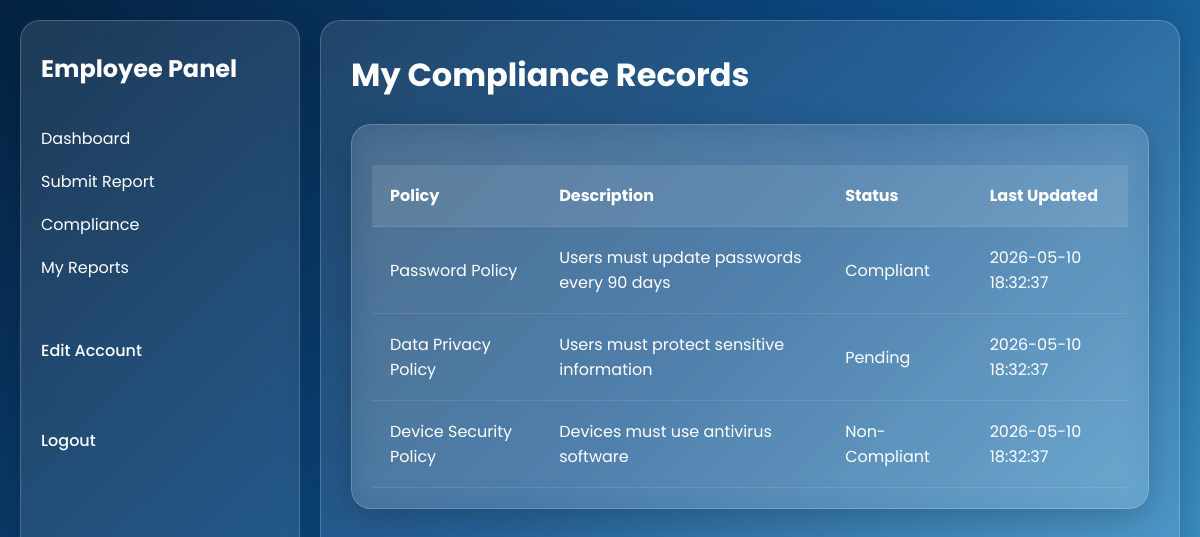
Screenshot of /employee/compliance.php (signed in) with the database file from the repository.
### tables this page shows
CREATE TABLE `compliance_records` (
  `id` int(11) NOT NULL,
  `user_id` int(11) DEFAULT NULL,
  `policy_id` int(11) DEFAULT NULL,
  `compliance_status` enum('Compliant','Non-Compliant','Pending') DEFAULT 'Pending',
  `updated_at` timestamp NOT NULL DEFAULT current_timestamp()
);

CREATE TABLE `policies` (
  `id` int(11) NOT NULL,
  `policy_name` varchar(255) DEFAULT NULL,
  `description` text DEFAULT NULL,
  `status` enum('Active','Inactive') DEFAULT 'Active'
);

### employee/compliance.php (the view, shortened to what this page needs)
<?php
include(__DIR__ . '/../config/connect.php');
$userID = $_SESSION['id'];
?>
<!DOCTYPE html>
<html>
<head>
    <link rel="stylesheet" href="../css/style.css">
</head>
<body>
    <div class="container dashboard">
        <?php include(__DIR__ . '/../includes/employee-sidebar.php'); ?>
        <div class="main-content glass">
            <h1>My Compliance Records</h1>
            <div class="glass" style="padding:20px;margin-top:20px;">
                <div class="table-container">
                    <table>
                        <tr>
                            <th>Policy</th>
                            <th>Description</th>
                            <th>Status</th>
                            <th>Last Updated</th>
                        </tr>
                        <?php
                        $query = mysqli_query($conn, "
                    SELECT compliance_records.*, policies.policy_name, policies.description
                    FROM compliance_records
                    INNER JOIN policies
                    ON compliance_records.policy_id = policies.id
                    WHERE compliance_records.user_id='$userID'
                ");
                        while ($row = mysqli_fetch_assoc($query)) {
                        ?>
                            <tr>
                                <td><?php echo $row['policy_name']; ?></td>
                                <td><?php echo $row['description']; ?></td>
                                <td><?php echo $row['compliance_status']; ?></td>
                                <td><?php echo $row['updated_at']; ?></td>
                            </tr>
                        <?php } ?>
                    </table>
                </div>
            </div>
        </div>
    </div>
</body>
</html>

### css/style.css (style rules this page uses)
* { margin:0; padding:0; box-sizing:border-box; font-family:'Poppins', sans-serif; }
body { min-height:100vh; width:100%; background:linear-gradient(135deg,#052241,#0d4f8b,#4da8da); background-size:cover; background-position:center; display:flex; justify-content:center; align-items:center; overflow-x:hidden; color:white; padding:20px; }
.container { width:100%; min-height:100vh; display:flex; }
.glass { background:rgba(255,255,255,0.10); border-radius:20px; border:1px solid rgba(255,255,255,0.2); backdrop-filter:blur(15px); -webkit-backdrop-filter:blur(15px); box-shadow:0 8px 32px rgba(0,0,0,0.2); }
.dashboard { width:100%; min-height:100vh; display:flex; gap:20px; }
.main-content { flex:1; min-height:calc(100vh - 40px); padding:30px; overflow:auto; }
.main-content h1 { margin-bottom:25px; font-size:32px; }
.table-container { width:100%; overflow-x:auto; margin-top:20px; }
.table-container table { width:100%; border-collapse:collapse; }
.table-container th { background:rgba(255,255,255,0.1); }
.table-container th, .table-container td { padding:18px; text-align:left; }
.table-container tr { border-bottom:1px solid rgba(255,255,255,0.1); }

### rows the page displays
compliance_records: policy.policy_name "Password Policy", policy.description "Users must update passwords every 90 days", compliance_status "Compliant", updated_at "2026-05-10 18:32:37"
compliance_records: policy.policy_name "Data Privacy Policy", policy.description "Users must protect sensitive information", compliance_status "Pending", updated_at "2026-05-10 18:32:37"
compliance_records: policy.policy_name "Device Security Policy", policy.description "Devices must use antivirus software", compliance_status "Non-Compliant", updated_at "2026-05-10 18:32:37"
